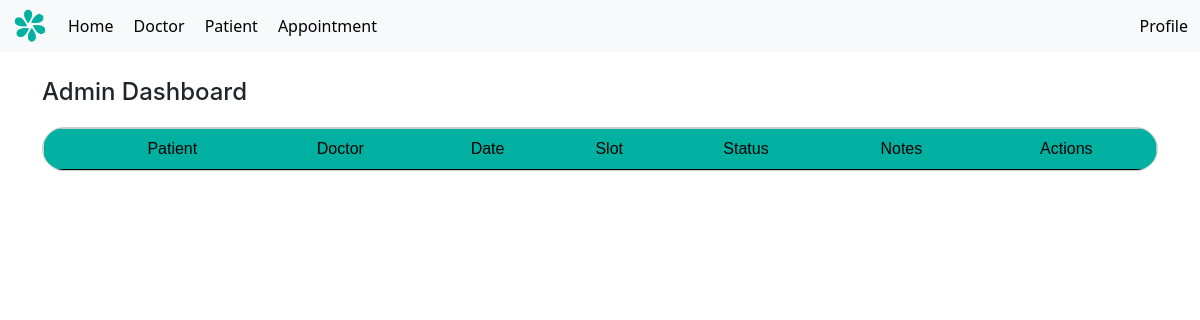
/home (signed in), run on an earlier commit of the app's database.
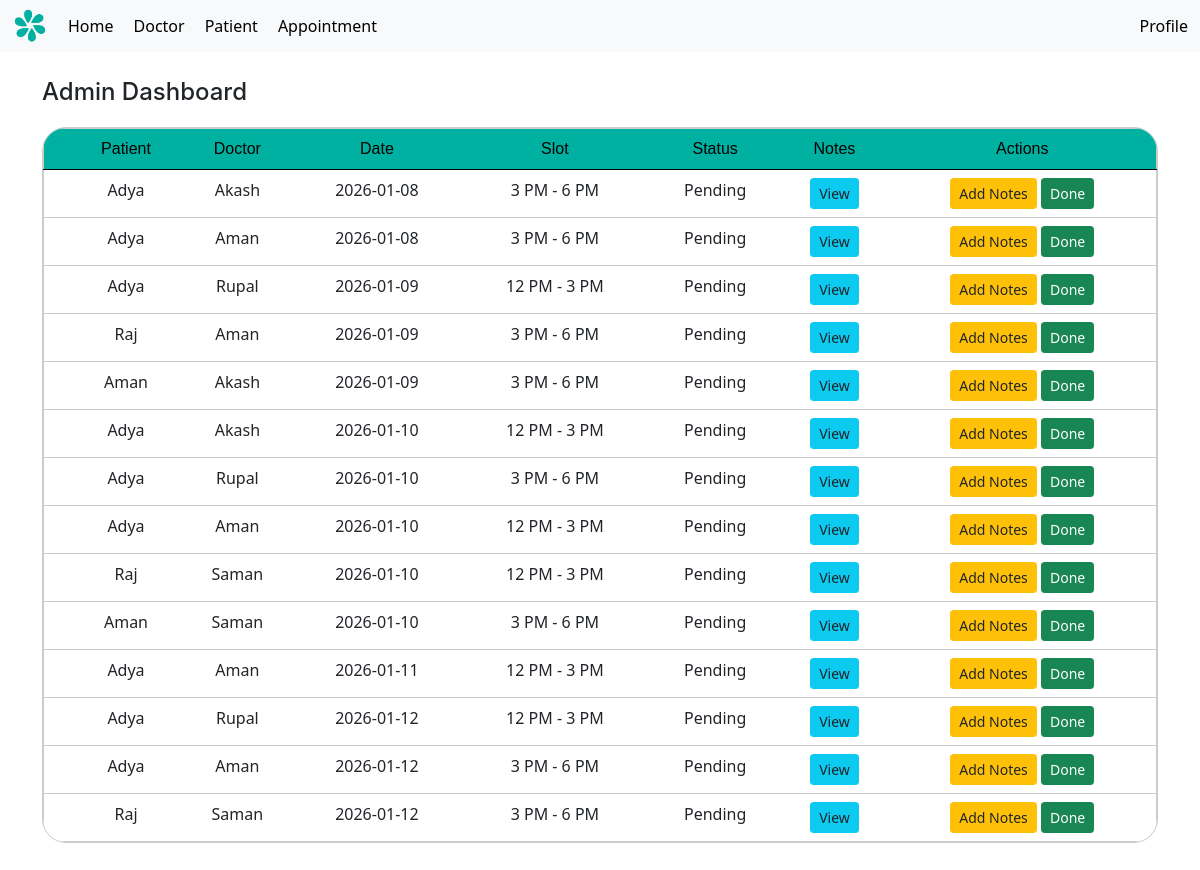
And on a later commit of the database.
### models.py (models this page shows, shortened)
class appointment(db.Model):
    id = db.Column(db.Integer, primary_key=True)
    patient_id = db.Column(db.Integer, db.ForeignKey('patient.id'), nullable=False)
    doctor_id = db.Column(db.Integer, db.ForeignKey('doctor.id'), nullable=False)
    appointment_date = db.Column(db.Date, nullable=False)
    slot = db.Column(db.String(20), nullable=False)
    prescription = db.Column(db.Text, nullable=True)
    status = db.Column(db.Boolean, default=False)
    is_blocked = db.Column(db.Boolean, default=False)
    doctor = db.relationship('doctor', back_populates='appointments', lazy=True)
    patient = db.relationship('patient', back_populates='appointments', lazy=True)

class patient(UserMixin, db.Model):
    id = db.Column(db.Integer, primary_key=True)
    username = db.Column(db.String(100), unique=True, nullable=False)
    name = db.Column(db.String(100), nullable=False)
    age = db.Column(db.Integer, nullable=False)
    password = db.Column(db.String(200), nullable=False)
    appointments = db.relationship('appointment', back_populates='patient', lazy=True)
    is_admin = db.Column(db.Boolean, default=False)
    is_doctor = db.Column(db.Boolean, default=False)

class doctor(UserMixin, db.Model):
    id = db.Column(db.Integer, primary_key=True)
    username = db.Column(db.String(100), unique=True, nullable=False)
    password = db.Column(db.String(200), nullable=False)
    name = db.Column(db.String(100), nullable=False)
    specialization = db.Column(db.String(100), nullable=False)
    availability = db.Column(db.Date, nullable=True)
    timeSlots = db.relationship('timeSlot', back_populates='doctor', lazy=True)
    appointments = db.relationship('appointment', back_populates='doctor', lazy=True)
    is_admin = db.Column(db.Boolean, default=False)
    is_doctor = db.Column(db.Boolean, default=True)

### app.py (the view, shortened to what this page needs)
@app.route('/home')
def home():
    if not current_user.is_authenticated:
        return redirect(url_for('login'))
    today = date.today()
    next_week = today + timedelta(days=7)
    base_filter = (
        appointment.appointment_date >= today,
        appointment.appointment_date <= next_week
    )
    if current_user.is_admin:
        appts = appointment.query.filter(
            *base_filter,
            appointment.is_blocked == False,
            appointment.patient_id != 0
        ).order_by(
            appointment.appointment_date.asc()
        ).all()
        return render_template('home_da.html', appointments=appts)

### app.py (called while the page is built)
@login_manager.user_loader
def load_user(user_id):
    user_type = session.get("user_type")
    if user_type == "doctor":
        return doctor.query.get(int(user_id))
    return patient.query.get(int(user_id))

@app.context_processor
def inject_user():
    return dict(current_user=current_user, request = request)

### templates/home_da.html (shortened to what this page needs)
{% extends 'layout.html' %}
{% block content %}
<h1 style="margin-bottom: 20px;">Admin Dashboard</h1>
<div style=" border: 1px solid #ccc; border-radius: 24px; width: 100%; overflow: clip;">
<table class="table" style="text-align: center; padding: 20px; border: 1px solid #ccc; margin-bottom: 0px;">
  <thead class="thead-darky">
    <tr>
        <th scope="col"></th>
        <th scope="col">Patient</th>
        <th scope="col">Doctor</th>
        <th scope="col">Date</th>
        <th scope="col">Slot</th>
        <th scope="col">Status</th>
        <th scope="col">Notes</th>
        <th scope="col">Actions</th>
    </tr>
  </thead>
  <tbody>
        {% for a in appointments %}
        <tr class="table-row-link">
            <th scope="row"></th>
            <td><a href="{{ url_for('patient_profile', patient_id=a.patient.id) }}">{{ a.patient.name }}</a></td>
            <td><a href="{{ url_for('doctor_profile', doctor_id=a.doctor.id) }}">{{ a.doctor.name }}</a></td>
            <td>{{ a.appointment_date }}</td>
            <td>{{ a.slot }}</td>
            <td>{% if a.status %}
        <div class="text-success fw-bold">Complete</div>
    {% else %}
        <div>Pending</div>
    {% endif %}</td>
            <td>
              <a href="{{ url_for('view_notes', appt_id=a.id) }}" class="btn btn-info btn-sm">
                  View
              </a>
            </td>
            <td>
                {% if (current_user.is_doctor and a.doctor_id == current_user.id) or current_user.is_admin %}
                    <a href="{{ url_for('add_notes', appt_id=a.id) }}" class="btn btn-warning btn-sm">
                        Add Notes
                    </a>
                {% endif %}
                {% if (current_user.is_doctor and a.doctor_id == current_user.id) or current_user.is_admin %}
                    <form action="{{ url_for('mark_done', appt_id=a.id) }}" method="POST" style="display:inline;">
                        <button class="btn btn-sm btn-success">
                            {% if a.status %}Undo{% else %}Done{% endif %}
                        </button>
                    </form>
                {% endif %}
            </td>
        </tr>
      {% endfor %}
  </tbody>
</table>
</div>
{% endblock %}

What changed in the data, as far as the page shows it:
added appointment: patient.name "Adya", doctor.name "Akash", appointment_date "2026-01-08", slot "3 PM - 6 PM", status "Pending"
added appointment: patient.name "Adya", doctor.name "Aman", appointment_date "2026-01-08", slot "3 PM - 6 PM", status "Pending"
added appointment: patient.name "Adya", doctor.name "Rupal", appointment_date "2026-01-09", slot "12 PM - 3 PM", status "Pending"
added appointment: patient.name "Raj", doctor.name "Aman", appointment_date "2026-01-09", slot "3 PM - 6 PM", status "Pending"
added appointment: patient.name "Aman", doctor.name "Akash", appointment_date "2026-01-09", slot "3 PM - 6 PM", status "Pending"
added appointment: patient.name "Adya", doctor.name "Akash", appointment_date "2026-01-10", slot "12 PM - 3 PM", status "Pending"
added appointment: patient.name "Adya", doctor.name "Rupal", appointment_date "2026-01-10", slot "3 PM - 6 PM", status "Pending"
added appointment: patient.name "Adya", doctor.name "Aman", appointment_date "2026-01-10", slot "12 PM - 3 PM", status "Pending"
added appointment: patient.name "Raj", doctor.name "Saman", appointment_date "2026-01-10", slot "12 PM - 3 PM", status "Pending"
added appointment: patient.name "Aman", doctor.name "Saman", appointment_date "2026-01-10", slot "3 PM - 6 PM", status "Pending"
added appointment: patient.name "Adya", doctor.name "Aman", appointment_date "2026-01-11", slot "12 PM - 3 PM", status "Pending"
added appointment: patient.name "Adya", doctor.name "Rupal", appointment_date "2026-01-12", slot "12 PM - 3 PM", status "Pending"
added appointment: patient.name "Adya", doctor.name "Aman", appointment_date "2026-01-12", slot "3 PM - 6 PM", status "Pending"
added appointment: patient.name "Raj", doctor.name "Saman", appointment_date "2026-01-12", slot "3 PM - 6 PM", status "Pending"
